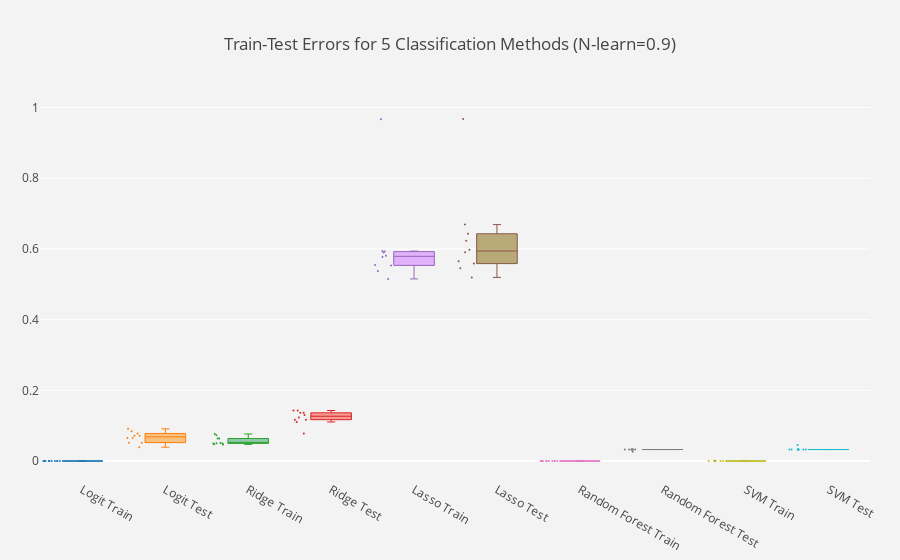

Source (notebook cell):
### Code cell
fig.show()
#pt.set_credentials_file(username='mdrozdov', api_key='lIJzsy13FVNFbyw4I9bS')
#py.iplot(fig)

### Figure 1 — Plotly figure (JSON) as saved in the notebook; plotly's stock layout.template omitted (floating-point values rounded to 4 significant figures)
{"data": [{"boxpoints": "all", "fillcolor": "rgba(93, 164, 214, 0.5)", "jitter": 0.5, "line": {"width": 1}, "marker": {"size": 2}, "name": "Logit Train", "type": "box", "uid": "f1bae42d-7a3d-473c-8074-f6d433b6432b", "whiskerwidth": 0.2, "y": [0, 0, 0, 0, 0, 0, 0, 0, 0, 0]}, {"boxpoints": "all", "fillcolor": "rgba(255, 144, 14, 0.5)", "jitter": 0.5, "line": {"width": 1}, "marker": {"size": 2}, "name": "Logit Test", "type": "box", "uid": "91637fcd-ee22-4a8f-bd9d-ae05c680c762", "whiskerwidth": 0.2, "y": [0.06494, 0.06494, 0.07792, 0.03896, 0.09091, 0.08442, 0.07143, 0.05195, 0.07143, 0.05195]}, {"boxpoints": "all", "fillcolor": "rgba(44, 160, 101, 0.5)", "jitter": 0.5, "line": {"width": 1}, "marker": {"size": 2}, "name": "Ridge Train", "type": "box", "uid": "c4f7c6a8-e690-4636-8572-4c48f65aadab", "whiskerwidth": 0.2, "y": [0.04762, 0.04978, 0.05123, 0.05051, 0.07287, 0.04978, 0.07648, 0.06349, 0.06349, 0.0469]}, {"boxpoints": "all", "fillcolor": "rgba(255, 65, 54, 0.5)", "jitter": 0.5, "line": {"width": 1}, "marker": {"size": 2}, "name": "Ridge Test", "type": "box", "uid": "ea476c9b-d7d1-40d9-b4ae-d7bc13eee29d", "whiskerwidth": 0.2, "y": [0.1364, 0.1104, 0.1169, 0.07792, 0.1364, 0.1299, 0.1429, 0.1429, 0.1234, 0.1169]}, {"boxpoints": "all", "fillcolor": "rgba(207, 114, 255, 0.5)", "jitter": 0.5, "line": {"width": 1}, "marker": {"size": 2}, "name": "Lasso Train", "type": "box", "uid": "2a061113-0cf2-4d1c-98e2-26a83ca6a5c3", "whiskerwidth": 0.2, "y": [0.5808, 0.5902, 0.5924, 0.5375, 0.9668, 0.5534, 0.5772, 0.5548, 0.5938, 0.5152]}, {"boxpoints": "all", "fillcolor": "rgba(127, 96, 0, 0.5)", "jitter": 0.5, "line": {"width": 1}, "marker": {"size": 2}, "name": "Lasso Test", "type": "box", "uid": "15887030-b074-488e-9671-d04a7490bcb6", "whiskerwidth": 0.2, "y": [0.6429, 0.5195, 0.5584, 0.5455, 0.9675, 0.6688, 0.5974, 0.6234, 0.5909, 0.5649]}, {"boxpoints": "all", "fillcolor": "rgba(93, 164, 214, 0.5)", "jitter": 0.5, "line": {"width": 1}, "marker": {"size": 2}, "name": "Random Forest Train", "type": "box", "uid": "8771e160-dbbd-4478-97f8-69057377d05d", "whiskerwidth": 0.2, "y": [0, 0, 0, 0, 0, 0, 0, 0, 0, 0]}, {"boxpoints": "all", "fillcolor": "rgba(255, 144, 14, 0.5)", "jitter": 0.5, "line": {"width": 1}, "marker": {"size": 2}, "name": "Random Forest Test", "type": "box", "uid": "e669c6af-3bd8-410c-9bbd-521d50687875", "whiskerwidth": 0.2, "y": [0.03247, 0.03247, 0.03247, 0.02597, 0.03247, 0.03247, 0.03247, 0.03247, 0.03247, 0.03247]}, {"boxpoints": "all", "fillcolor": "rgba(44, 160, 101, 0.5)", "jitter": 0.5, "line": {"width": 1}, "marker": {"size": 2}, "name": "SVM Train", "type": "box", "uid": "4da34889-dce7-4a44-8444-0fefdec34728", "whiskerwidth": 0.2, "y": [0, 0, 0.001443, 0, 0, 0, 0.0007215, 0, 0, 0]}, {"boxpoints": "all", "fillcolor": "rgba(255, 65, 54, 0.5)", "jitter": 0.5, "line": {"width": 1}, "marker": {"size": 2}, "name": "SVM Test", "type": "box", "uid": "147c5ed5-ac81-4317-bfc8-e7340baf429f", "whiskerwidth": 0.2, "y": [0.03247, 0.03247, 0.03247, 0.03247, 0.03247, 0.03247, 0.04545, 0.03247, 0.03247, 0.03247]}], "layout": {"autosize": true, "margin": {"b": 80, "l": 40, "r": 30, "t": 100}, "paper_bgcolor": "rgb(243, 243, 243)", "plot_bgcolor": "rgb(243, 243, 243)", "showlegend": false, "title": {"text": "Train-Test Errors for 5 Classification Methods (N-learn=0.9)"}, "xaxis": {"autorange": true, "range": [-0.5059, 9.5], "type": "category"}, "yaxis": {"autorange": true, "dtick": 0, "gridcolor": "rgb(255, 255, 255)", "gridwidth": 1, "range": [-0.05375, 1.021], "showgrid": true, "type": "linear", "zeroline": true, "zerolinecolor": "rgb(255, 255, 255)", "zerolinewidth": 2}}}
